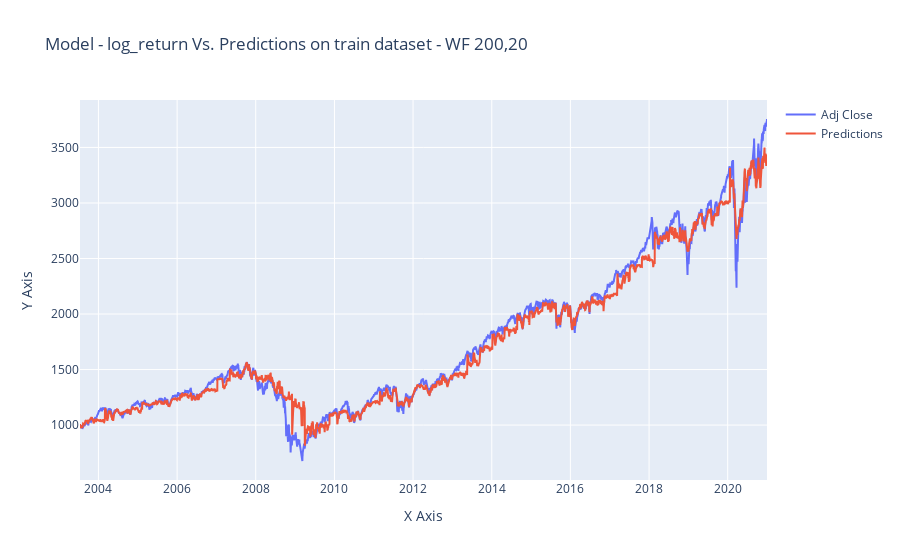

Notebook cell for this chart:
### Code cell
# Assuming df is your DataFrame containing the data
# Replace 'feature1' and 'feature2' with the names of the features you want to plot
feature1 = 'Adj Close'
feature2 = 'Predictions'

# Create line plot
fig = go.Figure(data=go.Scatter(
    x=sp500_d_includes_results.index,  # Assuming the index represents x-axis values
    y=sp500_d_includes_results[feature1],
    mode='lines',
    name=feature1
))

# Add another line plot for the second feature
fig.add_trace(go.Scatter(
    x=sp500_d_includes_results.index,  # Assuming the index represents x-axis values
    y=sp500_d_includes_results[feature2],
    mode='lines',
    name=feature2
))

# Customize layout
fig.update_layout(
    title='Model - log_return Vs. Predictions on train dataset - WF 200,20',
    xaxis=dict(title='X Axis'),  # Customize x-axis label
    yaxis=dict(title='Y Axis'),  # Customize y-axis label
    hovermode='closest'
)

# Show plot
fig.show()

### Figure 1 — Plotly figure (JSON) as saved in the notebook; plotly's stock layout.template omitted (floating-point values rounded to 4 significant figures; data arrays with more than 128 entries replaced by an {"elided": "..."} marker saying what was removed)
{"data": [{"mode": "lines", "name": "Adj Close", "type": "scatter", "x": {"elided": "4400 str values"}, "y": {"elided": "4400 float values"}}, {"mode": "lines", "name": "Predictions", "type": "scatter", "x": {"elided": "4400 str values"}, "y": {"elided": "4400 float values"}}], "layout": {"hovermode": "closest", "title": {"text": "Model - log_return Vs. Predictions on train dataset - WF 200,20"}, "xaxis": {"title": {"text": "X Axis"}}, "yaxis": {"title": {"text": "Y Axis"}}}}
